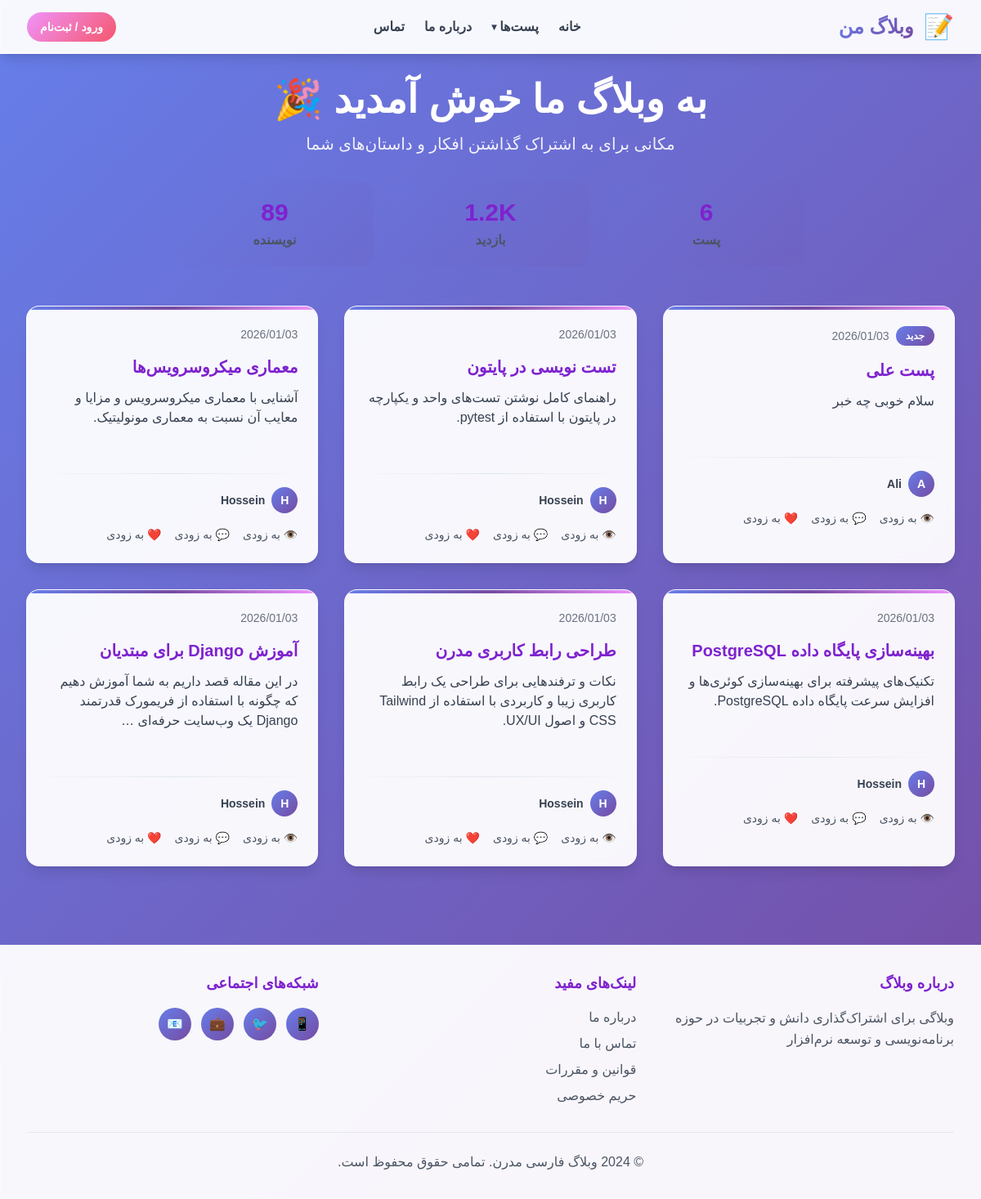
The page / on the database its author committed.
### posts/models.py (models this page shows, shortened)
class Post(models.Model):
    title=models.CharField(max_length=100)
    description=models.TextField()
    author=models.ForeignKey(CustomUser,on_delete=models.CASCADE)
    created_at=models.DateTimeField(auto_now_add=True)
    updated_at=models.DateTimeField(auto_now=True)
    STATUS_CHOICES=(
        ('pub','عمومی'),
        ('drf','پیش نویس'),
    )
    status=models.CharField(choices=STATUS_CHOICES,max_length=100,default='drf')

### accounts/models.py (models this page shows)
class CustomUser(AbstractUser):
    email=models.CharField(unique=True)

### pages/views.py (the view)
# urls.py: path('',views.homeview,name='home'),
def homeview(request):
    posts=models.Post.objects.filter(status='pub').order_by('-created_at')
    if request.method == "POST":
        form=forms.PostForm(request.POST)
        if form.is_valid():
            post=form.save(commit=False)
            post.author=request.user
            post.save()
            return redirect('home')
    else:
        form=forms.PostForm()
    context={
        'posts':posts,
        'form':form,
    }
    return render(request,'pages/home.html',context)

### pages/templates/pages/home.html (shortened to what this page needs)
{% extends '_base.html' %}
{% block content %}
  <div class="text-center mb-8 md:mb-12 fade-in">
    <h2 class="text-3xl md:text-5xl font-bold text-white mb-3 md:mb-4">به وبلاگ ما خوش آمدید 🎉</h2>
    <p class="text-white text-base md:text-xl opacity-90 mb-6 md:mb-8">مکانی برای به اشتراک گذاشتن افکار و داستان‌های شما</p>
    <div class="grid grid-cols-3 gap-3 md:gap-6 max-w-3xl mx-auto mb-6 md:mb-8">
      <div class="stats-card slide-down">
        <div class="text-2xl md:text-3xl font-bold text-purple-700 mb-1">{{ posts.count }}</div>
        <div class="text-xs md:text-base text-gray-600 font-semibold">پست</div>
      </div>
      <div class="stats-card slide-down" style="animation-delay: 0.1s;">
        <div class="text-2xl md:text-3xl font-bold text-purple-700 mb-1">1.2K</div>
        <div class="text-xs md:text-base text-gray-600 font-semibold">بازدید</div>
      </div>
      <div class="stats-card slide-down" style="animation-delay: 0.2s;">
        <div class="text-2xl md:text-3xl font-bold text-purple-700 mb-1">89</div>
        <div class="text-xs md:text-base text-gray-600 font-semibold">نویسنده</div>
      </div>
    </div>
  </div>
  <div class="grid grid-cols-1 md:grid-cols-2 lg:grid-cols-3 gap-4 md:gap-8">
    {% for post in posts %}
      <div class="post-card glass-effect rounded-2xl shadow-lg hover-lift fade-in">
        <a href="{% url 'post_detail' post.pk %}" class="block p-4 md:p-6">
          <div class="flex items-center gap-2 mb-3 md:mb-4">
            {% if forloop.first %}
              <span class="badge text-xs">جدید</span>
            {% endif %}
            <span class="text-xs md:text-sm text-gray-500">{{ post.created_at|date:'Y/m/d' }}</span>
          </div>
          <h3 class="text-lg md:text-xl font-bold text-purple-700 mb-2 md:mb-3">{{ post.title }}</h3>
          <p class="text-sm md:text-base text-gray-700 mb-3 md:mb-4 leading-relaxed">{{ post.description|truncatewords:20 }}</p>
        </a>
        <div class="divider my-3 md:my-4"></div>
        <div class="px-4 md:px-6 pb-4 md:pb-6">
          <div class="flex items-center justify-between">
            <div class="flex items-center gap-2">
              <div class="avatar text-sm" style="width: 32px; height: 32px; font-size: 14px;">{{ post.author.username.0 }}</div>
              {% if request.user == post.author %}
              <div class="font-semibold text-gray-700 text-xs md:text-sm">شما</div>
              {% else %}
              <div class="font-semibold text-gray-700 text-xs md:text-sm">{{ post.author }}</div>
              {% endif %}
            </div>
          </div>
          <div class="mt-3 md:mt-4 flex items-center gap-3 md:gap-4 text-xs md:text-sm text-gray-600">
            <span>👁️ به زودی</span>
            <span>💬 به زودی</span>
            <span>❤️ به زودی</span>
          </div>
        </div>
      </div>
    {% endfor %}
  </div>
{% endblock %}

### templates/_base.html (shortened to what this page needs)
{% load static %}
<!DOCTYPE html>
<html lang="fa" dir="rtl">
  <head>
    <script src="https://cdn.tailwindcss.com"></script>
    <link rel="stylesheet" href="{% static 'css/style.css' %}" />
  </head>
  <body class="gradient-bg min-h-screen">
    <nav class="glass-effect shadow-lg sticky top-0 z-50 fade-in desktop-nav">
      <div class="max-w-7xl mx-auto px-4 sm:px-6 lg:px-8">
        <div class="flex justify-between items-center h-16">
          <div class="flex items-center gap-3">
            <div class="text-3xl floating">📝</div>
            <h1 class="text-2xl font-bold gradient-text">وبلاگ من</h1>
          </div>
          <div class="hidden md:flex items-center gap-6">
            <a href="{% url 'home' %}" class="text-gray-700 hover:text-purple-600 font-semibold transition-colors">خانه</a>
            <div class="relative group">
              <button class="text-gray-700 hover:text-purple-600 font-semibold transition-colors flex items-center gap-1">
                پست‌ها
                <span class="text-xs">▾</span>
              </button>
            </div>
            <a href="#" class="text-gray-700 hover:text-purple-600 font-semibold transition-colors">درباره ما</a>
            <a href="#" class="text-gray-700 hover:text-purple-600 font-semibold transition-colors">تماس</a>
          </div>
          <div class="flex items-center gap-3">
            {% if user.is_authenticated %}
              <a class="avatar" href="{% url 'profile' %}">{{ user.username.0 }}</a>
              <span class="hidden sm:inline text-gray-700 font-semibold">{{ user.username }}</span>
              <form action="{% url 'logout' %}" method="POST">
                {% csrf_token %}
                <button class="px-4 py-2 btn-secondary text-white rounded-full font-semibold text-sm">خروج</button>
              </form>
            {% else %}
              <a href="{% url 'login' %}" class="px-4 py-2 btn-secondary text-white rounded-full font-semibold text-sm">ورود / ثبت‌نام</a>
            {% endif %}
          </div>
        </div>
      </div>
    </nav>
    <div class="max-w-7xl mx-auto px-4 sm:px-6 lg:px-8 py-8 mobile-padding-bottom">
      {% block content %}
      {% endblock %}
    </div>
    <footer class="glass-effect mt-16 py-8 desktop-nav">
      <div class="max-w-7xl mx-auto px-4 sm:px-6 lg:px-8">
        <div class="grid grid-cols-1 md:grid-cols-3 gap-8 mb-8">
          <div>
            <h3 class="font-bold text-purple-700 mb-4 text-lg">درباره وبلاگ</h3>
            <p class="text-gray-600 leading-relaxed">وبلاگی برای اشتراک‌گذاری دانش و تجربیات در حوزه برنامه‌نویسی و توسعه نرم‌افزار</p>
          </div>
          <div>
            <h3 class="font-bold text-purple-700 mb-4 text-lg">لینک‌های مفید</h3>
            <ul class="space-y-2">
              <li>
                <a href="#" class="text-gray-600 hover:text-purple-600 transition-colors">درباره ما</a>
              </li>
              <li>
                <a href="#" class="text-gray-600 hover:text-purple-600 transition-colors">تماس با ما</a>
              </li>
              <li>
                <a href="#" class="text-gray-600 hover:text-purple-600 transition-colors">قوانین و مقررات</a>
              </li>
              <li>
                <a href="#" class="text-gray-600 hover:text-purple-600 transition-colors">حریم خصوصی</a>
              </li>
            </ul>
          </div>
          <div>
            <h3 class="font-bold text-purple-700 mb-4 text-lg">شبکه‌های اجتماعی</h3>
            <div class="flex gap-3">
              <a href="#" class="w-10 h-10 btn-primary text-white rounded-full flex items-center justify-center">📱</a>
              <a href="#" class="w-10 h-10 btn-primary text-white rounded-full flex items-center justify-center">🐦</a>
              <a href="#" class="w-10 h-10 btn-primary text-white rounded-full flex items-center justify-center">💼</a>
              <a href="#" class="w-10 h-10 btn-primary text-white rounded-full flex items-center justify-center">📧</a>
            </div>
          </div>
        </div>
        <div class="text-center text-gray-600 pt-6 border-t border-gray-200">
          <p>© 2024 وبلاگ فارسی مدرن. تمامی حقوق محفوظ است.</p>
        </div>
      </div>
    </footer>
  </body>
</html>

### static/css/style.css (style rules this page uses)
body { box-sizing: border-box; }
* { font-family: 'Vazirmatn', sans-serif; }
.fade-in { animation: fadeIn 0.6s ease-out; }
.slide-down { animation: slideDown 0.4s ease-out; }
.hover-lift { transition: transform 0.3s ease, box-shadow 0.3s ease; }
.glass-effect { background: rgba(255, 255, 255, 0.95); backdrop-filter: blur(10px); border: 1px solid rgba(255, 255, 255, 0.3); }
.gradient-bg { background: linear-gradient(135deg, #667eea 0%, #764ba2 50%, #f093fb 100%); background-size: 200% 200%; animation: gradientShift 15s ease infinite; }
.gradient-text { background: linear-gradient(135deg, #667eea 0%, #764ba2 100%); -webkit-background-clip: text; -webkit-text-fill-color: transparent; background-clip: text; }
.btn-primary { background: linear-gradient(135deg, #667eea 0%, #764ba2 100%); transition: all 0.3s ease; }
.btn-secondary { background: linear-gradient(135deg, #f093fb 0%, #f5576c 100%); transition: all 0.3s ease; }
.post-card { position: relative; overflow: hidden; }
.post-card::before { content: ''; position: absolute; top: 0; left: 0; right: 0; height: 4px; background: linear-gradient(90deg, #667eea 0%, #764ba2 50%, #f093fb 100%); }
.badge { display: inline-block; padding: 4px 12px; border-radius: 20px; font-size: 12px; font-weight: 600; background: linear-gradient(135deg, #667eea 0%, #764ba2 100%); color: white; }
.avatar { width: 40px; height: 40px; border-radius: 50%; background: linear-gradient(135deg, #667eea 0%, #764ba2 100%); display: flex; align-items: center; justify-content: center; color: white; font-weight: bold; font-size: 18px; }
.divider { height: 1px; background: linear-gradient(90deg, transparent 0%, #e2e8f0 50%, transparent 100%); margin: 24px 0; }
.stats-card { background: linear-gradient(135deg, rgba(102, 126, 234, 0.1) 0%, rgba(118, 75, 162, 0.1) 100%); border-radius: 16px; padding: 20px; text-align: center; }
.floating { animation: floating 3s ease-in-out infinite; }

### rows shown on the page
Post: shows "جدید", created_at "2026/01/03", title "پست علی", description "سلام خوبی چه خبر", author.username.0 "A", author "Ali"
Post: created_at "2026/01/03", title "تست نویسی در پایتون", description "راهنمای کامل نوشتن تست‌های واحد و یکپارچه در پایتون با استفاده از pytest.", author.username.0 "H", author "Hossein"
Post: created_at "2026/01/03", title "معماری میکروسرویس‌ها", description "آشنایی با معماری میکروسرویس و مزایا و معایب آن نسبت به معماری مونولیتیک.", author.username.0 "H", author "Hossein"
Post: created_at "2026/01/03", title "بهینه‌سازی پایگاه داده PostgreSQL", description "تکنیک‌های پیشرفته برای بهینه‌سازی کوئری‌ها و افزایش سرعت پایگاه داده PostgreSQL.", author.username.0 "H", author "Hossein"
Post: created_at "2026/01/03", title "طراحی رابط کاربری مدرن", description "نکات و ترفندهایی برای طراحی یک رابط کاربری زیبا و کاربردی با استفاده از Tailwind CSS و اصول UX/UI.", author.username.0 "H", author "Hossein"
Post: created_at "2026/01/03", title "آموزش Django برای مبتدیان", description "در این مقاله قصد داریم به شما آموزش دهیم که چگونه با استفاده از فریمورک قدرتمند Django یک وب‌سایت حرفه‌ای …", author.username.0 "H", author "Hossein"

### other values the page prints
{{ posts.count }} "6"
